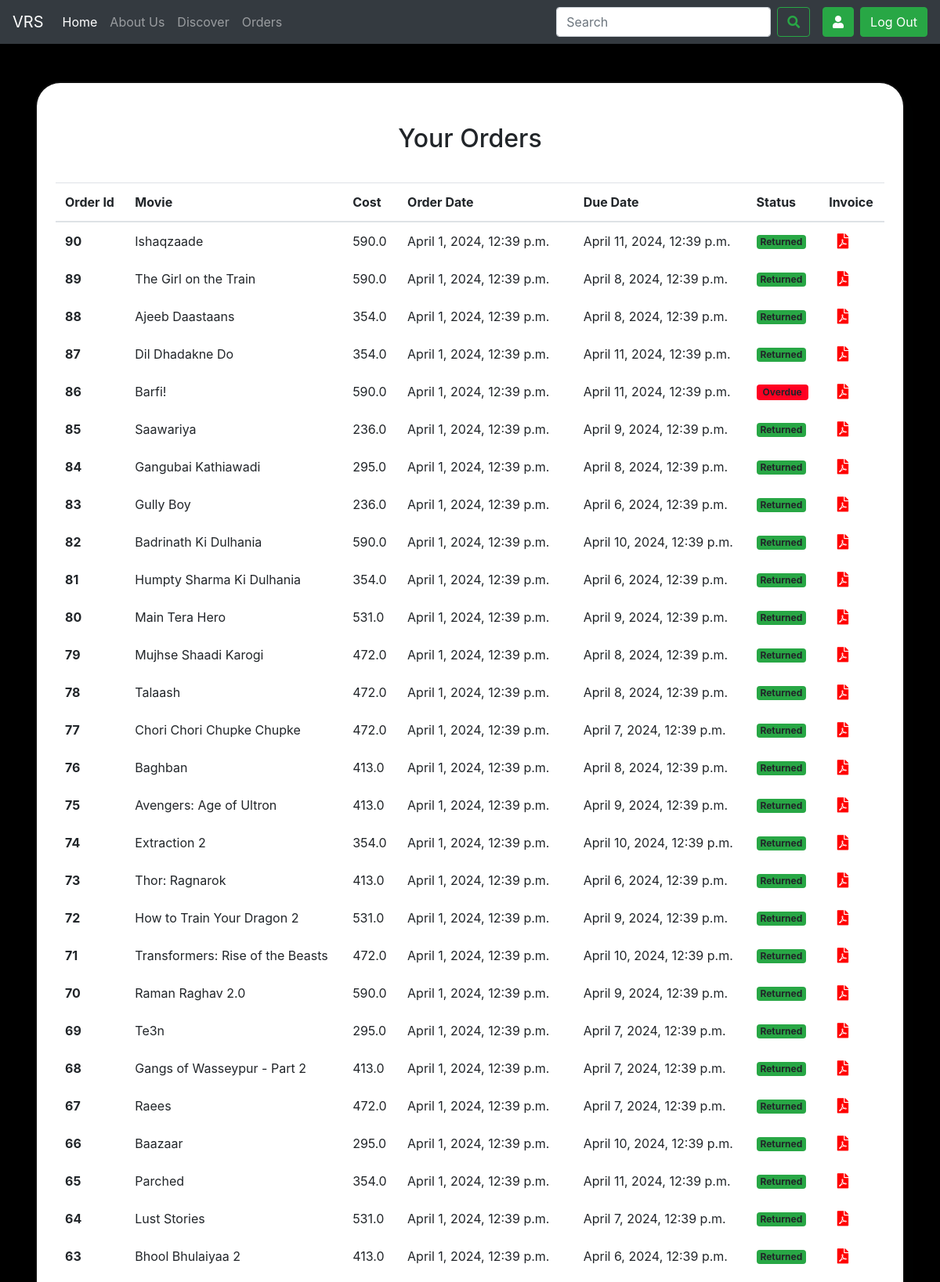
The app's page /orders/ (signed in, upper part) with its own data.
### home/models.py (models this page shows, shortened)
class Order(models.Model):
    order_id = models.AutoField(primary_key=True)
    order_date = models.DateTimeField(auto_now_add=True)
    user = models.ForeignKey(User, on_delete=models.CASCADE)
    movie = models.ForeignKey(Movie, on_delete=models.CASCADE, default=None)
    total_price = models.FloatField(default=0)
    isrented = models.BooleanField(default=True)
    status = models.CharField(max_length=100,choices=[('Not Returned','Not Returned'),('Sold','Sold'),('Overdue','Overdue'), ('Returned','Returned')],default='Not Returned')
    due_date = models.DateTimeField(blank = True, null = True)
    invoice_id = models.IntegerField(default=0)

class Movie(models.Model):
    id = models.AutoField(primary_key=True)
    title = models.CharField(max_length=100)
    desc = models.CharField(max_length=1000)
    img = models.ImageField(upload_to='movies/thumbnails', blank=True, null=True)
    img_url = models.CharField(max_length=1000, default='')
    backdrop_url = models.CharField(max_length=1000, default='')
    release_year = models.DateField(null = True)
    genre = models.CharField(max_length=100,choices=[('Action','Action'),('Comedy','Comedy'),('Drama','Drama'),('Horror','Horror'),('Romance','Romance'),('Thriller','Thriller')])
    cast = models.CharField(max_length=500)
    director = models.CharField(max_length=100)
    rating = models.FloatField()
    certification = models.CharField(max_length=10,choices=[('U','U'),('U/A','U/A'),('A','A')])
    rent_price = models.FloatField()
    buy_price = models.FloatField()
    rent_duration = models.IntegerField()
    runtime = models.DurationField(("Duration"), default=timedelta(0))
    total_quantity = models.IntegerField(default=10)
    available_quantity = models.IntegerField(default=10)
    def __str__(self):
        return self.title

### home/views.py (the view)
# urls.py: path("orders/",views.orders,name='orders'),
def orders(request):
    updatestatus()
    orders = Order.objects.filter(user=request.user)
    orders = sorted(orders, key=lambda x: x.order_id, reverse=True)
    params = {'orders':orders}
    return render(request,'orders.html',params)

### home/views.py (called while the page is built)
def updatestatus():
    orders = Order.objects.all()
    for order in orders:
        if order.status == 'Not Returned' and order.due_date < timezone.now():
            order.status = 'Overdue'
            order.save()

### templates/orders.html (shortened to what this page needs)
{% extends "base.html" %}
{% block body %}
<body class="god">
<section class="vh-100 gradient-custom-2">
    <div class="container py-5 h-100">
      <div class="row d-flex justify-content-center align-items-center h-100">
        <div class="col-md-12 col-xl-12">
          <div class="card mask-custom">
            <div class="card-body p-4 text-black">
              <div class="text-center pt-1 pb-2">
                <h2 class="my-4">Your Orders</h2>
              </div>
              <table class="table text-black mb-0" >
                <thead>
                  <tr>
                    <th scope="col">Order Id</th>
                    <th scope="col">Movie</th>
                    <th scope="col">Cost</th>
                    <th scope="col">Order Date</th>
                    <th scope="col">Due Date</th>
                    <th scope="col">Status</th>
                    <th scope="col">Invoice</th>
                </thead>
                <div  style = " margin: 5px; border-radius: 10px;">
                  {% for order in orders %}
                </tr>
                <tr class="fw-normal ">
                  <th class="border-0 align-middle">
                    <span class="ms-2 text-black">{{order.order_id}}</span>
                  </th>
                  <td class="border-0 align-middle">{{order.movie}}</td>
                  <td class="border-0 align-middle">{{order.total_price}}</td>
                  <td class="border-0 align-middle">{{order.order_date}}</td>
                  <td class="border-0 align-middle">{{order.due_date}}</td>
                  <td class="border-0 align-middle">
                    {% if order.status == "Returned" %}
                    <h6 class="mb-0"><span class="badge bg-success"> {{order.status}}</span></h6>
                    {% elif order.status == "Not Returned" %}
                    <h6 class="mb-0"><span class="badge py-1 px-2" style ="background-color: #e8630a"> {{order.status}}</span></h6>
                    {% elif order.status == "Sold" %}
                    <h6 class="mb-0"><span class="badge bg-primary"> Bought</span></h6>
                    {% else %}
                    <h6 class="mb-0"><span class="badge py-1 px-2" style ="background-color: #ff0022"> {{order.status}}</span></h6>
                    {% endif %}
                  </td>
                  <td class="border-0 align-middle pl-4"><a href="/pdf/{{order.invoice_id}}" ><i class="fas fa-file-pdf" style="scale:1.2;"></i></a></td>
                {% endfor %}
            </div>
              </table>
            </div>
          </div>
        </div>
      </div>
    </div>
  </section>
<body>
{% endblock body %}

### templates/base.html (style rules this page uses)
.body { background-color: black; }

### templates/orders.html (style rules this page uses)
a { color:red; }
.mask-custom { background: rgba(255,255, 255, 1); border-radius: 2em; backdrop-filter: blur(25px); border: 2px solid rgba(255, 255, 255, 0.05); background-clip: padding-box; box-shadow: 10px 10px 10px rgba(46, 54, 68, 0.03); }

### records on screen
Order: order_id "90", movie "Ishaqzaade", total_price "590.0", order_date "April 1, 2024, 12:39 p.m.", due_date "April 11, 2024, 12:39 p.m.", status "Returned"
Order: order_id "89", movie "The Girl on the Train", total_price "590.0", order_date "April 1, 2024, 12:39 p.m.", due_date "April 8, 2024, 12:39 p.m.", status "Returned"
Order: order_id "88", movie "Ajeeb Daastaans", total_price "354.0", order_date "April 1, 2024, 12:39 p.m.", due_date "April 8, 2024, 12:39 p.m.", status "Returned"
Order: order_id "87", movie "Dil Dhadakne Do", total_price "354.0", order_date "April 1, 2024, 12:39 p.m.", due_date "April 11, 2024, 12:39 p.m.", status "Returned"
Order: order_id "86", movie "Barfi!", total_price "590.0", order_date "April 1, 2024, 12:39 p.m.", due_date "April 11, 2024, 12:39 p.m.", status "Overdue"
Order: order_id "85", movie "Saawariya", total_price "236.0", order_date "April 1, 2024, 12:39 p.m.", due_date "April 9, 2024, 12:39 p.m.", status "Returned"
Order: order_id "84", movie "Gangubai Kathiawadi", total_price "295.0", order_date "April 1, 2024, 12:39 p.m.", due_date "April 8, 2024, 12:39 p.m.", status "Returned"
Order: order_id "83", movie "Gully Boy", total_price "236.0", order_date "April 1, 2024, 12:39 p.m.", due_date "April 6, 2024, 12:39 p.m.", status "Returned"
Order: order_id "82", movie "Badrinath Ki Dulhania", total_price "590.0", order_date "April 1, 2024, 12:39 p.m.", due_date "April 10, 2024, 12:39 p.m.", status "Returned"
Order: order_id "81", movie "Humpty Sharma Ki Dulhania", total_price "354.0", order_date "April 1, 2024, 12:39 p.m.", due_date "April 6, 2024, 12:39 p.m.", status "Returned"
Order: order_id "80", movie "Main Tera Hero", total_price "531.0", order_date "April 1, 2024, 12:39 p.m.", due_date "April 9, 2024, 12:39 p.m.", status "Returned"
Order: order_id "79", movie "Mujhse Shaadi Karogi", total_price "472.0", order_date "April 1, 2024, 12:39 p.m.", due_date "April 8, 2024, 12:39 p.m.", status "Returned"
Order: order_id "78", movie "Talaash", total_price "472.0", order_date "April 1, 2024, 12:39 p.m.", due_date "April 8, 2024, 12:39 p.m.", status "Returned"
Order: order_id "77", movie "Chori Chori Chupke Chupke", total_price "472.0", order_date "April 1, 2024, 12:39 p.m.", due_date "April 7, 2024, 12:39 p.m.", status "Returned"
Order: order_id "76", movie "Baghban", total_price "413.0", order_date "April 1, 2024, 12:39 p.m.", due_date "April 8, 2024, 12:39 p.m.", status "Returned"
Order: order_id "75", movie "Avengers: Age of Ultron", total_price "413.0", order_date "April 1, 2024, 12:39 p.m.", due_date "April 9, 2024, 12:39 p.m.", status "Returned"
Order: order_id "74", movie "Extraction 2", total_price "354.0", order_date "April 1, 2024, 12:39 p.m.", due_date "April 10, 2024, 12:39 p.m.", status "Returned"
Order: order_id "73", movie "Thor: Ragnarok", total_price "413.0", order_date "April 1, 2024, 12:39 p.m.", due_date "April 6, 2024, 12:39 p.m.", status "Returned"
Order: order_id "72", movie "How to Train Your Dragon 2", total_price "531.0", order_date "April 1, 2024, 12:39 p.m.", due_date "April 9, 2024, 12:39 p.m.", status "Returned"
Order: order_id "71", movie "Transformers: Rise of the Beasts", total_price "472.0", order_date "April 1, 2024, 12:39 p.m.", due_date "April 10, 2024, 12:39 p.m.", status "Returned"
Order: order_id "70", movie "Raman Raghav 2.0", total_price "590.0", order_date "April 1, 2024, 12:39 p.m.", due_date "April 9, 2024, 12:39 p.m.", status "Returned"
Order: order_id "69", movie "Te3n", total_price "295.0", order_date "April 1, 2024, 12:39 p.m.", due_date "April 7, 2024, 12:39 p.m.", status "Returned"
Order: order_id "68", movie "Gangs of Wasseypur - Part 2", total_price "413.0", order_date "April 1, 2024, 12:39 p.m.", due_date "April 7, 2024, 12:39 p.m.", status "Returned"
Order: order_id "67", movie "Raees", total_price "472.0", order_date "April 1, 2024, 12:39 p.m.", due_date "April 7, 2024, 12:39 p.m.", status "Returned"
Order: order_id "66", movie "Baazaar", total_price "295.0", order_date "April 1, 2024, 12:39 p.m.", due_date "April 10, 2024, 12:39 p.m.", status "Returned"
Order: order_id "65", movie "Parched", total_price "354.0", order_date "April 1, 2024, 12:39 p.m.", due_date "April 11, 2024, 12:39 p.m.", status "Returned"
Order: order_id "64", movie "Lust Stories", total_price "531.0", order_date "April 1, 2024, 12:39 p.m.", due_date "April 7, 2024, 12:39 p.m.", status "Returned"
Order: order_id "63", movie "Bhool Bhulaiyaa 2", total_price "413.0", order_date "April 1, 2024, 12:39 p.m.", due_date "April 6, 2024, 12:39 p.m.", status "Returned"
